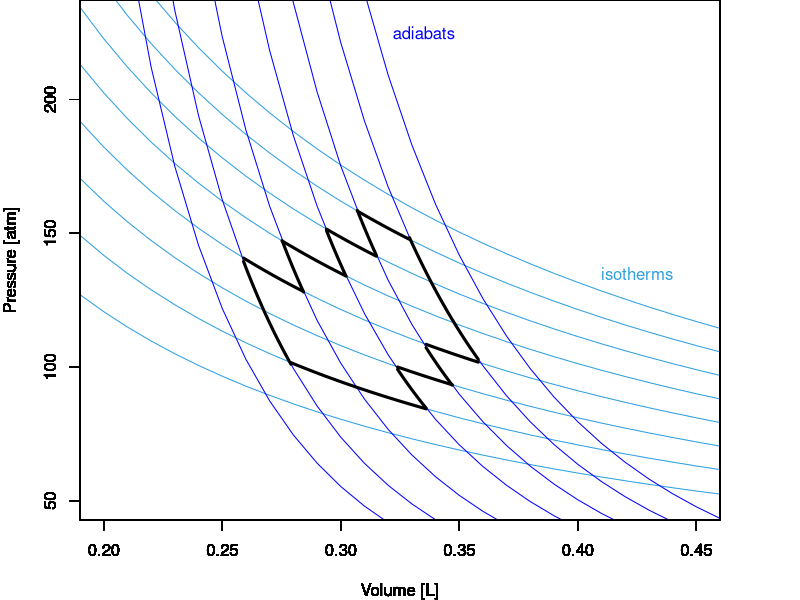

This figure's R source: (Note: this script raises an error after producing the figure.)
## ---- chunk 1
x <- seq(0,1.25,0.01)
i <- 0.2
f <- 1
p1 <- 0.5

par(mar=c(4,4,0,4))
plot(x, 0.081*298/x,
     xlim=c(0.2, 0.45),
     ylim=c(50, 230),
     type="l",
     ylab = "Pressure [atm]", xlab = "Volume [L]", col = "#2E9FDF")

par(new=TRUE)
plot(x, 0.081*350/x,
     xlim=c(0.2, 0.45),
     ylim=c(50, 230),
     type="l",
     ylab = "Pressure [atm]", xlab = "Volume [L]", col = "#2E9FDF")

par(new=TRUE)
plot(x, 0.081*400/x,
     xlim=c(0.2, 0.45),
     ylim=c(50, 230),
     type="l",
     ylab = "Pressure [atm]", xlab = "Volume [L]", col = "#2E9FDF")

par(new=TRUE)
plot(x, 0.081*450/x,
     xlim=c(0.2, 0.45),
     ylim=c(50, 230),
     type="l",
     ylab = "Pressure [atm]", xlab = "Volume [L]", col = "#2E9FDF")

par(new=TRUE)
plot(x, 0.081*500/x,
     xlim=c(0.2, 0.45),
     ylim=c(50, 230),
     type="l",
     ylab = "Pressure [atm]", xlab = "Volume [L]", col = "#2E9FDF")

par(new=TRUE)
plot(x, 0.081*550/x,
     xlim=c(0.2, 0.45),
     ylim=c(50, 230),
     type="l",
     ylab = "Pressure [atm]", xlab = "Volume [L]", col = "#2E9FDF")

par(new=TRUE)
plot(x, 0.081*600/x,
     xlim=c(0.2, 0.45),
     ylim=c(50, 230),
     type="l",
     ylab = "Pressure [atm]", xlab = "Volume [L]", col = "#2E9FDF")

par(new=TRUE)
plot(x, 0.081*650/x,
     xlim=c(0.2, 0.45),
     ylim=c(50, 230),
     type="l",
     ylab = "Pressure [atm]", xlab = "Volume [L]", col = "#2E9FDF")

     
par(new=TRUE)
plot(x, 0.4/x^(13/3),
     xlim=c(0.2, 0.45),
     ylim=c(50, 230),
     type="l",
     ylab = "Pressure [atm]", xlab = "Volume [L]", col = "blue")

par(new=TRUE)
plot(x, 0.55/x^(13/3),
     xlim=c(0.2, 0.45),
     ylim=c(50, 230),
     type="l",
     ylab = "Pressure [atm]", xlab = "Volume [L]", col = "blue")

par(new=TRUE)
plot(x, 0.75/x^(13/3),
     xlim=c(0.2, 0.45),
     ylim=c(50, 230),
     type="l",
     ylab = "Pressure [atm]", xlab = "Volume [L]", col = "blue")

par(new=TRUE)
plot(x, 0.95/x^(13/3),
     xlim=c(0.2, 0.45),
     ylim=c(50, 230),
     type="l",
     ylab = "Pressure [atm]", xlab = "Volume [L]", col = "blue")

par(new=TRUE)
plot(x, 1.2/x^(13/3),
     xlim=c(0.2, 0.45),
     ylim=c(50, 230),
     type="l",
     ylab = "Pressure [atm]", xlab = "Volume [L]", col = "blue")

par(new=TRUE)
plot(x, 1.5/x^(13/3),
     xlim=c(0.2, 0.45),
     ylim=c(50, 230),
     type="l",
     ylab = "Pressure [atm]", xlab = "Volume [L]", col = "blue")

par(new=TRUE)
plot(x, 0.3/x^(13/3),
     xlim=c(0.2, 0.45),
     ylim=c(50, 230),
     type="l",
     ylab = "Pressure [atm]", xlab = "Volume [L]", col = "blue")




text(0.425,135, "isotherms", col = "#2E9FDF")

text(0.335,225, "adiabats", col = "blue")




par(new=TRUE)
plot(seq(0.2753,0.303,0.001), 0.081*500/seq(0.2753,0.303,0.001),
     xlim=c(0.2, 0.45),
     ylim=c(50, 230),
     type="l",
     ylab = "Pressure [atm]", xlab = "Volume [L]", col = "black", lwd=3)

par(new=TRUE)
plot(seq(0.294,0.315,0.001), 0.081*550/seq(0.294,0.315,0.001),
     xlim=c(0.2, 0.45),
     ylim=c(50, 230),
     type="l",
     ylab = "Pressure [atm]", xlab = "Volume [L]", col = "black", lwd=3)

par(new=TRUE)
plot(seq(0.307,0.329,0.001), 0.081*600/seq(0.307,0.329,0.001),
     xlim=c(0.2, 0.45),
     ylim=c(50, 230),
     type="l",
     ylab = "Pressure [atm]", xlab = "Volume [L]", col = "black", lwd=3)

par(new=TRUE)
plot(seq(0.336,0.358,0.001), 0.081*450/seq(0.336,0.358,0.001),
     xlim=c(0.2, 0.45),
     ylim=c(50, 230),
     type="l",
     ylab = "Pressure [atm]", xlab = "Volume [L]", col = "black", lwd=3)

par(new=TRUE)
plot(seq(0.324,0.347,0.001), 0.081*400/seq(0.324,0.347,0.001),
     xlim=c(0.2, 0.45),
     ylim=c(50, 230),
     type="l",
     ylab = "Pressure [atm]", xlab = "Volume [L]", col = "black", lwd=3)

par(new=TRUE)
plot(seq(0.279,0.336,0.001), 0.081*350/seq(0.279,0.336,0.001),
     xlim=c(0.2, 0.45),
     ylim=c(50, 230),
     type="l",
     ylab = "Pressure [atm]", xlab = "Volume [L]", col = "black", lwd=3)

par(new=TRUE)
plot(seq(0.259,0.284,0.001), 0.081*450/seq(0.259,0.284,0.001),
     xlim=c(0.2, 0.45),
     ylim=c(50, 230),
     type="l",
     ylab = "Pressure [atm]", xlab = "Volume [L]", col = "black", lwd=3)



par(new=TRUE)
plot(seq(0.294,0.302,0.001), 0.75/seq(0.294,0.302,0.001)^(13/3),
     xlim=c(0.2, 0.45),
     ylim=c(50, 230),
     type="l",
     ylab = "Pressure [atm]", xlab = "Volume [L]", col = "black", lwd=3)

par(new=TRUE)
plot(seq(0.307,0.315,0.001), 0.95/seq(0.307,0.315,0.001)^(13/3),
     xlim=c(0.2, 0.45),
     ylim=c(50, 230),
     type="l",
     ylab = "Pressure [atm]", xlab = "Volume [L]", col = "black", lwd=3)
     
par(new=TRUE)
plot(seq(0.329,0.358,0.001), 1.2/seq(0.329,0.358,0.001)^(13/3),
     xlim=c(0.2, 0.45),
     ylim=c(50, 230),
     type="l",
     ylab = "Pressure [atm]", xlab = "Volume [L]", col = "black", lwd=3)

par(new=TRUE)
plot(seq(0.336,0.347,0.001), 0.95/seq(0.336,0.347,0.001)^(13/3),
     xlim=c(0.2, 0.45),
     ylim=c(50, 230),
     type="l",
     ylab = "Pressure [atm]", xlab = "Volume [L]", col = "black", lwd=3)

par(new=TRUE)
plot(seq(0.324,0.336,0.001), 0.75/seq(0.324,0.336,0.001)^(13/3),
     xlim=c(0.2, 0.45),
     ylim=c(50, 230),
     type="l",
     ylab = "Pressure [atm]", xlab = "Volume [L]", col = "black", lwd=3)

par(new=TRUE)
plot(seq(0.259,0.279,0.001), 0.4/seq(0.259,0.279,0.001)^(13/3),
     xlim=c(0.2, 0.45),
     ylim=c(50, 230),
     type="l",
     ylab = "Pressure [atm]", xlab = "Volume [L]", col = "black", lwd=3)

par(new=TRUE)
plot(seq(0.2753,0.285,0.001), 0.55/seq(0.2753,0.285,0.001)^(13/3),
     xlim=c(0.2, 0.45),
     ylim=c(50, 230),
     type="l",
     ylab = "Pressure [atm]", xlab = "Volume [L]", col = "black", lwd=3)
## ---- chunk 2
knitr::include_graphics('./img/OEP_Figures.011.jpeg')
